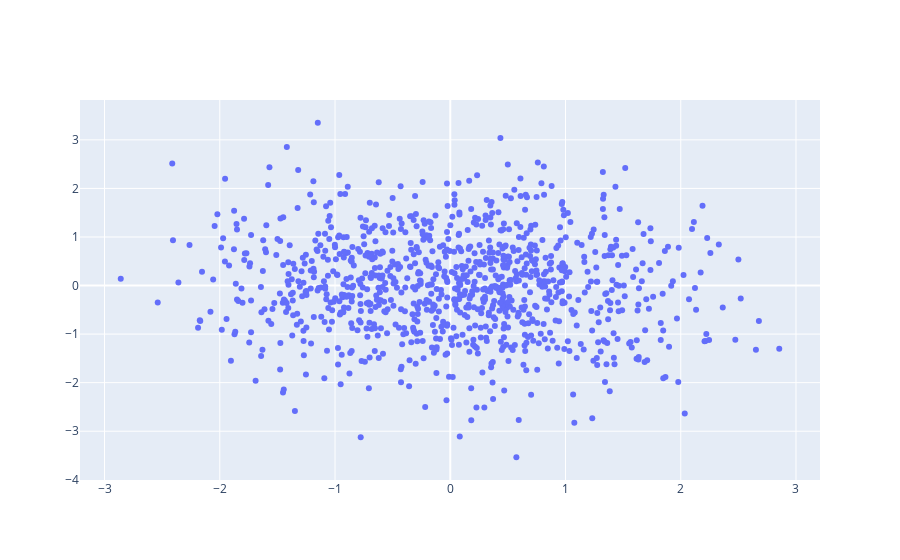

Notebook code for this chart:
### Code cell
trace = go.Scatter(x = random_x,y = random_y,mode = 'markers')
data = [trace]
plotly.offline.iplot(data,filename='basic-scatter')

### Figure 1 — Plotly figure (JSON) as saved in the notebook; plotly's stock layout.template omitted (floating-point values rounded to 4 significant figures; data arrays with more than 128 entries replaced by an {"elided": "..."} marker saying what was removed)
{"data": [{"mode": "markers", "type": "scatter", "x": {"elided": "1000 float values"}, "y": {"elided": "1000 float values"}}], "layout": {}}
